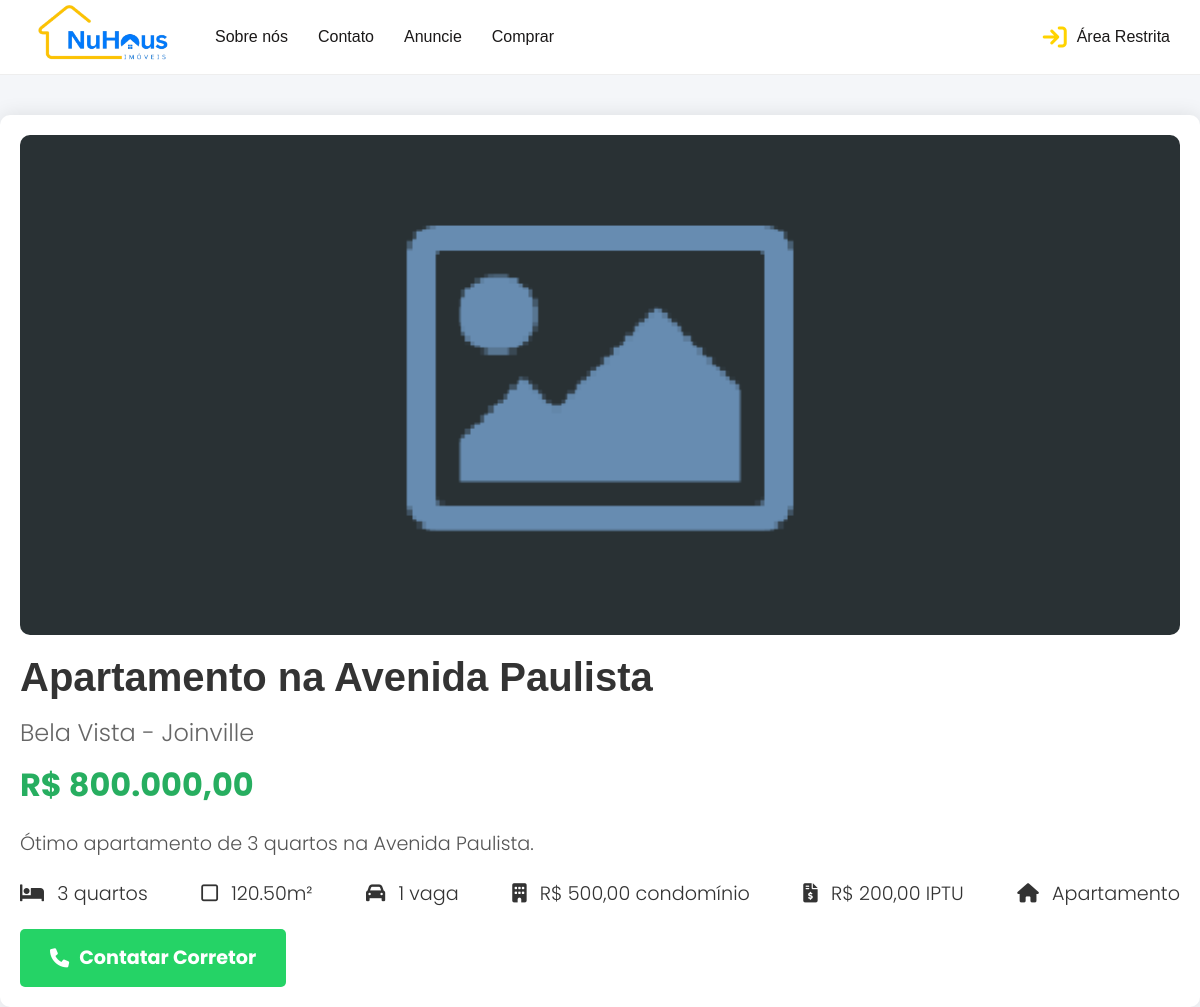
The app's page /imobiliaria/index.php?page=imovel&announcement_id=1 with its own data.
### tables this page shows
CREATE TABLE announcement (
    announcement_id INT AUTO_INCREMENT PRIMARY KEY,
    title VARCHAR(255) NOT NULL,
    description TEXT NOT NULL,
    price DECIMAL(10, 2) NOT NULL,
    build_id INT NOT NULL,
    user_id INT NOT NULL,
	isHighlighted BOOLEAN NOT NULL,
    FOREIGN KEY (build_id) REFERENCES build(build_id),
    FOREIGN KEY (user_id) REFERENCES user(user_id)
);

CREATE TABLE build (
    build_id INT AUTO_INCREMENT PRIMARY KEY,
    address VARCHAR(255) NOT NULL,
    city_id INT,
    state_id INT,
    photos LONGTEXT,
    info_area_total DECIMAL(10, 2) NOT NULL,
    info_parking_space INT NOT NULL,
    info_rooms INT NOT NULL,
    bairro VARCHAR(255) NOT NULL,
    condominium_price DECIMAL(10, 2),
    iptu_price DECIMAL(10, 2) NOT NULL,
    build_type VARCHAR(50) NOT NULL,
    FOREIGN KEY (city_id) REFERENCES city(city_id),
    FOREIGN KEY (state_id) REFERENCES state(state_id)
);

### imobiliaria/pages/imovel.php (the view, shortened to what this page needs)
<?php
$con = mysqli_connect("localhost", "root", "", "corretora");
$announcement_id = isset($_GET['announcement_id']) ? intval($_GET['announcement_id']) : 0;
if ($announcement_id > 0) {
    $sql = "SELECT a.title, a.description, a.price, b.address, b.info_rooms, b.build_type, b.condominium_price, b.iptu_price, b.info_area_total, b.info_parking_space, b.bairro, a.user_id
            FROM announcement a
            JOIN build b ON a.build_id = b.build_id
            WHERE a.announcement_id = ?";
    $stmt = $con->prepare($sql);
    $stmt->bind_param("i", $announcement_id);
    $stmt->execute();
    $result = $stmt->get_result();
    $announcement = $result->fetch_assoc();
    $photos = [];
    $user_id = $announcement['user_id'];
    $corretorResult = $con->query("SELECT phone FROM user WHERE user_id = $user_id");
    $corretor = $corretorResult->fetch_assoc();
    $corretor_phone = $corretor['phone'];
} else {
    die("ID do anúncio inválido.");
}
?>
<!DOCTYPE html>
<html lang="pt-br">
<head>
    <link rel="stylesheet" type="text/css" href="../assets/css/style.css">
    <link rel="stylesheet" href="https://cdnjs.cloudflare.com/ajax/libs/font-awesome/6.0.0-beta3/css/all.min.css" />
    <link rel="stylesheet" href="https://cdnjs.cloudflare.com/ajax/libs/OwlCarousel2/2.3.4/assets/owl.carousel.min.css" />
</head>
<body>
    <div class="container">
        <div class="property-carousel owl-carousel">
			<?php if(!empty($photos) && strlen($photos[0]) > 100): ?>
            <?php foreach ($photos as $photo): ?>
                <div class="item" style=""></div>
            <?php endforeach; ?>
			<?php else: ?>
				<div class="item" style="background-image: url('assets/images/image-placeholder.png');"></div>
			<?php endif; ?>
        </div>
        <div class="property-details">
            <div class="title"><?php echo htmlspecialchars($announcement['title']); ?></div>
            <div class="location"><?php echo htmlspecialchars($announcement['bairro']); ?> - Joinville</div>
            <div class="price">R$ <?php echo number_format($announcement['price'], 2, ',', '.'); ?></div>
            <div class="description"><?php echo nl2br(htmlspecialchars($announcement['description'])); ?></div>
            <div class="property-highlight">
				<div><i class="fa-solid fa-bed"></i> <?php echo htmlspecialchars($announcement['info_rooms']); ?> quartos</div>
				<div><i class="fa-regular fa-square"></i> <?php echo htmlspecialchars($announcement['info_area_total']); ?>m²</div>
				<div><i class="fa-solid fa-car"></i> <?php echo htmlspecialchars($announcement['info_parking_space']); ?> vaga</div>
				<?php if (!empty($announcement['condominium_price'])): ?>
					<div><i class="fa-solid fa-building"></i> R$ <?php echo number_format($announcement['condominium_price'], 2, ',', '.'); ?> condomínio</div>
				<?php endif; ?>
				<?php if (!empty($announcement['iptu_price'])): ?>
					<div><i class="fa-solid fa-file-invoice-dollar"></i> R$ <?php echo number_format($announcement['iptu_price'], 2, ',', '.'); ?> IPTU</div>
				<?php endif; ?>
				<?php if (!empty($announcement['build_type'])): ?>
					<div><i class="fa-solid fa-home"></i> <?php echo htmlspecialchars($announcement['build_type']); ?></div>
				<?php endif; ?>
			</div>
			<button class="btn-whatsapp" onclick="window.open('https://wa.me/<?php echo $corretor_phone; ?>', '_blank')">
				<i class="fas fa-phone"></i> Contatar Corretor
			</button>
        </div>
    </div>
</body>
</html>

### imobiliaria/assets/css/style.css (style rules this page uses)
:root { --site-color: #ffd300;--font-color: #1a1818;--padding-default: 30px }
* { box-sizing:border-box }
html,body { font-size:16px }
body { font-family:"Poppins", sans-serif;color:var(--font-color) }

### imobiliaria/pages/imovel.php (style rules this page uses)
body { font-family: 'Poppins', sans-serif; background-color: #f4f6f9; margin: 0; padding: 0; }
.container { max-width: 1200px; margin: 40px auto; background: #fff; padding: 20px; box-shadow: 0 0 20px rgba(0, 0, 0, 0.1); border-radius: 10px; }
.property-carousel .item { height: 500px; background-size: cover; background-position: center; border-radius: 10px; }
.property-details { margin-top: 20px; }
.property-details .title { font-size: 2.5em; font-weight: bold; margin-bottom: 15px; color: #333; }
.property-details .location { font-size: 1.5em; margin-bottom: 10px; color: #666; }
.property-details .price { font-size: 2em; font-weight: bold; margin-bottom: 20px; color: #27ae60; }
.property-details .description { font-size: 1.2em; margin-bottom: 20px; line-height: 1.6; color: #555; }
.property-highlight { display: flex; justify-content: space-between; margin-bottom: 20px; }
.property-highlight div { text-align: center; font-size: 1.2em; color: #333; }
.property-highlight i { margin-right: 8px; }
.btn-whatsapp { background-color: #25d366; color: #fff; border: none; padding: 15px 30px; font-size: 1.2em; font-weight: bold; border-radius: 5px; cursor: pointer; transition: background-color 0.3s ease; display: flex; align-items: center; justify-content: center; }
.btn-whatsapp i { margin-right: 10px; }

### records on screen
announcement: title "Apartamento na Avenida Paulista", build.bairro "Bela Vista", price "800.000,00", description "Ótimo apartamento de 3 quartos na Avenida Paulista.", build.info_rooms "3", build.info_area_total "120.50", build.info_parking_space "1", build.condominium_price "500,00", build.iptu_price "200,00", build.build_type "Apartamento"
